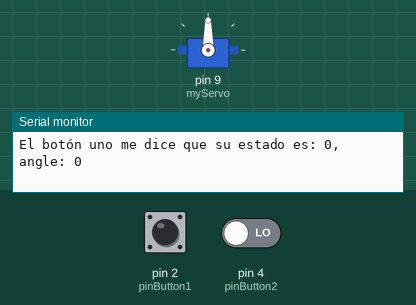
A sketch run on a simulated Arduino Uno, built with avr-gcc and run on an emulated ATmega328P. Shown: servo, the last lines printed to the serial monitor. The test bench sets the inputs (shaded band); at power-on: pin 2 (pinButton1) LOW, pin 4 (pinButton2) LOW.

Above: at 0.01 s.
At 1.2 s:
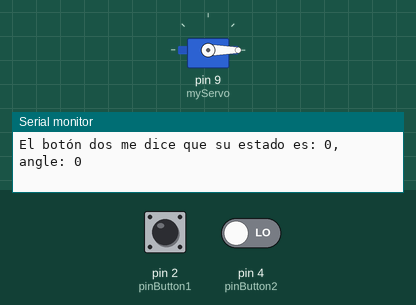
1.3 s: pin 2 (pinButton1) pulled HIGH for 0.15 s
4.4 s: pin 2 (pinButton1) pulled HIGH for 1 s
8.4 s: pin 2 (pinButton1) driven HIGH and pin 4 (pinButton2) driven HIGH
11.4 s: pin 2 (pinButton1) driven LOW
14.4 s: pin 2 (pinButton1) driven HIGH
17.4 s: pin 2 (pinButton1) pulsed LOW 2 times (0.12 s each, 0.3 s apart)
Timing chart, 0 to 20.4 s (numbered marks = the images above; inputs shaded):
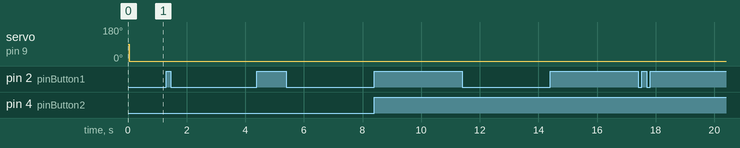

The sketch:

BOTONES_SUMAS_Y_RESTAS_GRADOS_VICTOR.ino
```cpp
#include <Servo.h>
Servo myServo;
int angle =0;
const int pinButton1 = 2;
//2
const int pinButton2 = 4;
//3
int button1State=0;
int button2State=0;

void setup() {
  myServo.attach(9);
  Serial.begin(9600);
  pinMode(pinButton1, INPUT);
  pinMode(pinButton2, INPUT);
}
void loop() {

//Leer el estado del botón y guardarlo en la variable Button1State

button1State = digitalRead(pinButton1);


//Mandamos mensaje a ordenador

Serial.print("El botón uno me dice que su estado es: ");
Serial.print(button1State);

//tomamos la decisión de que si ButtonState1 es igual a 1

if (button1State ==1){
//El angulo valdra lo mismo pero +10
  angle = angle +10;
}
//Mandamos mensaje a ordenador

Serial.print(", angle: ");
Serial.println(angle);
//Si el angulo es mayor 179 entonces lo dejamos en 179

if (angle > 179){
  angle = 179;
}
//Leer el estado del botón y guardarlo en la variable Button2State

button2State = digitalRead(pinButton2);


//Mandamos mensaje a ordenador


Serial.print("El botón dos me dice que su estado es: ");
Serial.print(button2State);

//tomamos la decisión de que si ButtonState1 es igual a 1
if (button1State ==1){
//El angulo valdra lo mismo pero -0
  angle = angle - 10;
}
//Mandamos mensaje a ordenador

Serial.print(", angle: ");
Serial.println(angle);
//Si el angulo es menor 0 entonces lo dejamos en 0

if (angle < 0){
  angle = 0;
}
//Leer el estado del botón y guardarlo en la variable Button2State


//Le decimos al Servo que se vaya al angulo calculado
myServo.write(angle);
delay(15);
//Y tenemos un retraso de 15 milisSegundos
}
```
